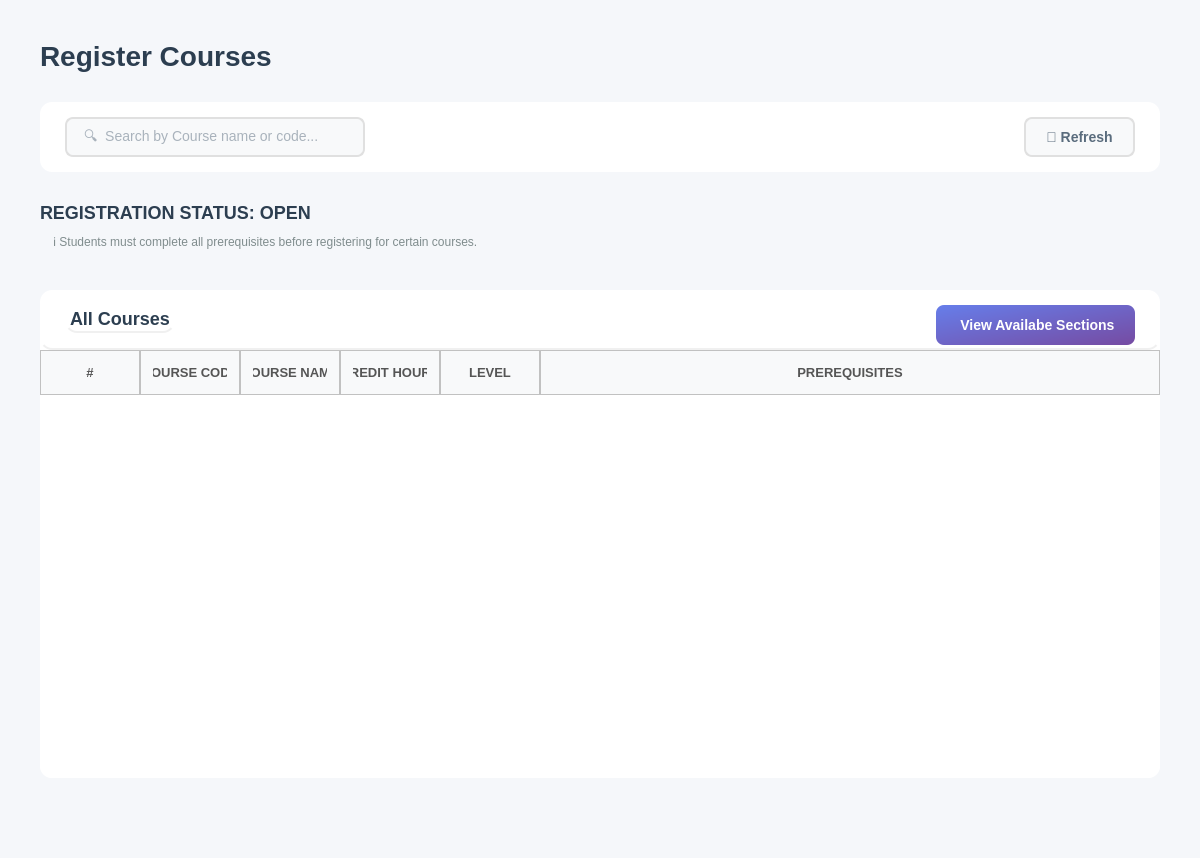
<?xml version="1.0" encoding="UTF-8"?>
<ui version="4.0">
 <class>RegisterCourses</class>
 <widget class="QWidget" name="RegisterCourses">
  <property name="geometry">
   <rect>
    <x>0</x>
    <y>0</y>
    <width>1200</width>
    <height>858</height>
   </rect>
  </property>
  <property name="windowTitle">
   <string>Course</string>
  </property>
  <property name="styleSheet">
   <string notr="true">background-color: #f5f7fa;</string>
  </property>
  <layout class="QVBoxLayout" name="mainLayout">
   <property name="spacing">
    <number>30</number>
   </property>
   <property name="leftMargin">
    <number>40</number>
   </property>
   <property name="topMargin">
    <number>40</number>
   </property>
   <property name="rightMargin">
    <number>40</number>
   </property>
   <property name="bottomMargin">
    <number>20</number>
   </property>
   <item>
    <layout class="QHBoxLayout" name="headerLayout">
     <item>
      <widget class="QLabel" name="labelTitle">
       <property name="styleSheet">
        <string notr="true">font-size: 28px; font-weight: bold; color: #2c3e50; background: transparent;</string>
       </property>
       <property name="text">
        <string>Register Courses</string>
       </property>
      </widget>
     </item>
     <item>
      <spacer name="headerSpacer">
       <property name="orientation">
        <enum>Qt::Orientation::Horizontal</enum>
       </property>
       <property name="sizeHint" stdset="0">
        <size>
         <width>40</width>
         <height>20</height>
        </size>
       </property>
      </spacer>
     </item>
    </layout>
   </item>
   <item>
    <widget class="QFrame" name="filterFrame">
     <property name="minimumSize">
      <size>
       <width>0</width>
       <height>70</height>
      </size>
     </property>
     <property name="maximumSize">
      <size>
       <width>16777215</width>
       <height>70</height>
      </size>
     </property>
     <property name="styleSheet">
      <string notr="true">background-color: white; border-radius: 12px;</string>
     </property>
     <property name="frameShape">
      <enum>QFrame::Shape::StyledPanel</enum>
     </property>
     <layout class="QHBoxLayout" name="filterLayout">
      <property name="leftMargin">
       <number>25</number>
      </property>
      <property name="topMargin">
       <number>15</number>
      </property>
      <property name="rightMargin">
       <number>25</number>
      </property>
      <property name="bottomMargin">
       <number>15</number>
      </property>
      <item>
       <widget class="QLineEdit" name="lineEditSearch">
        <property name="minimumSize">
         <size>
          <width>300</width>
          <height>40</height>
         </size>
        </property>
        <property name="maximumSize">
         <size>
          <width>200</width>
          <height>16777215</height>
         </size>
        </property>
        <property name="styleSheet">
         <string notr="true">QLineEdit {
    padding: 10px 15px;
    border: 2px solid #e0e0e0;
    border-radius: 8px;
    font-size: 14px;
    background-color: #f8f9fa;   /* light neutral background */
    color: #5a6c7d;             /* text color similar to buttons */
}

QLineEdit:focus {
    border-color: #f5576c;       /* accent border on focus */
    background-color: #ffffff;   /* slightly lighter when active */
}

QLineEdit:disabled {
    background-color: #ededed;   /* washed-out grey */
    color: #a1a8b3;             /* faded text */
}
</string>
        </property>
        <property name="placeholderText">
         <string>🔍  Search by Course name or code...</string>
        </property>
       </widget>
      </item>
      <item>
       <spacer name="filterSpacer">
        <property name="orientation">
         <enum>Qt::Orientation::Horizontal</enum>
        </property>
        <property name="sizeHint" stdset="0">
         <size>
          <width>40</width>
          <height>20</height>
         </size>
        </property>
       </spacer>
      </item>
      <item>
       <widget class="QPushButton" name="buttonRefresh">
        <property name="minimumSize">
         <size>
          <width>100</width>
          <height>40</height>
         </size>
        </property>
        <property name="cursor">
         <cursorShape>PointingHandCursor</cursorShape>
        </property>
        <property name="styleSheet">
         <string notr="true">QPushButton {
    background-color: #f8f9fa;     /* light grey background */
    color: #5a6c7d;               /* text color */
    border: 2px solid #e0e0e0;    /* default border */
    border-radius: 8px;
    font-size: 14px;
    font-weight: bold;
    padding: 10px 20px;
}

QPushButton:hover {
    border-color: #6c5ce7;        /* purplish-blue border on hover */
    color: #6c5ce7;               /* match text color to border */
}

QPushButton:pressed {
    background-color: #e0e0e0;    /* slightly darker grey when pressed */
    border-color: #6c5ce7;        /* keep border highlight */
    color: #6c5ce7;               /* text color */
}
</string>
        </property>
        <property name="text">
         <string>🔄 Refresh</string>
        </property>
       </widget>
      </item>
     </layout>
    </widget>
   </item>
   <item>
    <layout class="QVBoxLayout" name="Info">
     <property name="spacing">
      <number>0</number>
     </property>
     <property name="rightMargin">
      <number>0</number>
     </property>
     <item>
      <widget class="QLabel" name="labelStatus">
       <property name="styleSheet">
        <string notr="true">font-size: 18px; font-weight: bold; color: #2c3e50; background: transparent;</string>
       </property>
       <property name="text">
        <string>REGISTRATION STATUS: OPEN</string>
       </property>
      </widget>
     </item>
     <item>
      <widget class="QLabel" name="labelInfo">
       <property name="styleSheet">
        <string notr="true">font-size: 12px; color: #7f8c8d; background: transparent; padding: 10px;</string>
       </property>
       <property name="text">
        <string>ℹ️ Students must complete all prerequisites before registering for certain courses.</string>
       </property>
       <property name="wordWrap">
        <bool>true</bool>
       </property>
      </widget>
     </item>
    </layout>
   </item>
   <item>
    <widget class="QFrame" name="tableFrame">
     <property name="styleSheet">
      <string notr="true">background-color: white; border-radius: 12px;</string>
     </property>
     <property name="frameShape">
      <enum>QFrame::Shape::StyledPanel</enum>
     </property>
     <layout class="QVBoxLayout" name="tableMainLayout">
      <property name="spacing">
       <number>0</number>
      </property>
      <property name="leftMargin">
       <number>0</number>
      </property>
      <property name="topMargin">
       <number>0</number>
      </property>
      <property name="rightMargin">
       <number>0</number>
      </property>
      <property name="bottomMargin">
       <number>0</number>
      </property>
      <item>
       <widget class="QFrame" name="tableHeader">
        <property name="minimumSize">
         <size>
          <width>0</width>
          <height>60</height>
         </size>
        </property>
        <property name="maximumSize">
         <size>
          <width>16777215</width>
          <height>60</height>
         </size>
        </property>
        <property name="styleSheet">
         <string notr="true">background: transparent; border-bottom: 2px solid #f0f0f0;</string>
        </property>
        <property name="frameShape">
         <enum>QFrame::Shape::StyledPanel</enum>
        </property>
        <layout class="QHBoxLayout" name="tableHeaderLayout">
         <property name="leftMargin">
          <number>25</number>
         </property>
         <property name="topMargin">
          <number>15</number>
         </property>
         <property name="rightMargin">
          <number>25</number>
         </property>
         <property name="bottomMargin">
          <number>15</number>
         </property>
         <item>
          <widget class="QLabel" name="tableTitle">
           <property name="styleSheet">
            <string notr="true">font-size: 18px; font-weight: bold; color: #2c3e50; background: transparent;</string>
           </property>
           <property name="text">
            <string>All Courses</string>
           </property>
          </widget>
         </item>
         <item>
          <spacer name="tableHeaderSpacer">
           <property name="orientation">
            <enum>Qt::Orientation::Horizontal</enum>
           </property>
           <property name="sizeHint" stdset="0">
            <size>
             <width>40</width>
             <height>20</height>
            </size>
           </property>
          </spacer>
         </item>
         <item>
          <widget class="QPushButton" name="buttonViewSections">
           <property name="enabled">
            <bool>true</bool>
           </property>
           <property name="minimumSize">
            <size>
             <width>120</width>
             <height>40</height>
            </size>
           </property>
           <property name="cursor">
            <cursorShape>PointingHandCursor</cursorShape>
           </property>
           <property name="styleSheet">
            <string notr="true">QPushButton {
    background: qlineargradient(x1:0, y1:0, x2:1, y2:1, stop:0 #667EEA, stop:1 #764BA2);
    color: #ffffff;
    border: none;
    border-radius: 8px;
    font-size: 14px;
    font-weight: bold;
    padding: 10px 20px;
    transition: background 150ms;
}

QPushButton:hover {
    background: qlineargradient(x1:0, y1:0, x2:1, y2:1, stop:0 #4F63C6, stop:1 #5D3F9E);
}

QPushButton:pressed {
    background-color: #3C4A99;
}


QPushButton:disabled {
    background-color: #e0e0e0;
    color: #999999;
}
</string>
           </property>
           <property name="text">
            <string> View Availabe Sections</string>
           </property>
          </widget>
         </item>
        </layout>
       </widget>
      </item>
      <item>
       <widget class="QTableWidget" name="tableAllCourses">
        <property name="minimumSize">
         <size>
          <width>0</width>
          <height>300</height>
         </size>
        </property>
        <property name="styleSheet">
         <string notr="true">QTableWidget {
    border: none;
    background-color: white;
    gridline-color: #e5e5e5;      /* slightly darker for visibility */
    color: #222222;               /* matches QLineEdit text color */
    font-size: 14px;
}

QTableWidget::item {
    padding: 14px;
    border: none;
    color: #222222;               /* consistent text color */
}

QTableWidget::item:selected {
    background-color: #fcebed;  /* soft pink selection */
    color: #222222;             /* keep text readable */
}

QHeaderView::section {
    background-color: #f8f9fa;
    padding: 12px;
	border: 1px solid #c1c1c1; 
    font-size: 13px;
    color: #555555;               /* similar to readOnly QLineEdit text */
    font-weight: bold;
}
QTableWidget::item:focus {
    outline: none;
    border: none;
}
/* Removes weird selection rectangle */
QTableWidget::item:focus {
    outline: none;
    border: none;
}
QTableWidget::indicator {
    width: 18px;
    height: 18px;
}

QTableWidget::indicator:unchecked {
    border: 1px solid #b8b8b8;      /* soft grey border */
    background-color: #f8f8f8;      /* very light grey */
    border-radius: 3px;             /* slightly rounded */
}

QTableWidget::indicator:checked {
    border: 1px solid #5a5a5a;      /* darker grey when selected */
    background-color: #6c6c6c;      /* washed-out grey instead of harsh green */
    image: url(&quot;&quot;);                 /* remove default checkmark */
    border-radius: 3px;
}

QTableWidget::indicator:checked:hover,
QTableWidget::indicator:unchecked:hover {
    border-color: #3a3a3a;
}

QTableWidget::indicator:checked::after {
    content: &quot;&quot;;
    image: url(&quot;&quot;); /* no default checkmark */
}
/* ===== SCROLLBARS (VERTICAL &amp; HORIZONTAL) ===== */

/* Track */
QScrollBar:vertical, QScrollBar:horizontal {
    background: rgba(255, 255, 255, 0.05);  /* subtle track */
    border-radius: 6px;
    margin: 0px;  /* remove extra space */
}

/* Handle / Thumb */
QScrollBar::handle:vertical, QScrollBar::handle:horizontal {
    background: rgba(120, 120, 120, 0.35);  /* glassy thumb */
    border-radius: 6px;
    border: 1px solid rgba(255, 255, 255, 0.2); /* subtle highlight */
    min-height: 30px; /* vertical */
    min-width: 30px;  /* horizontal */
}

QScrollBar::handle:vertical:hover,
QScrollBar::handle:horizontal:hover {
    background: rgba(120, 120, 120, 0.55);
}

/* Buttons (up/down or left/right) */
QScrollBar::add-line:vertical, QScrollBar::sub-line:vertical,
QScrollBar::add-line:horizontal, QScrollBar::sub-line:horizontal {
    width: 16px;  /* horizontal buttons width */
    height: 16px; /* vertical buttons height */
    background: rgba(180, 180, 180, 0.35);
    border-radius: 4px;
}

/* Arrow icons */
QScrollBar::up-arrow:vertical, QScrollBar::down-arrow:vertical,
QScrollBar::left-arrow:horizontal, QScrollBar::right-arrow:horizontal {
    width: 6px;
    height: 6px;
    background: transparent;
}

/* Remove blank areas */
QScrollBar::add-page:vertical, QScrollBar::sub-page:vertical,
QScrollBar::add-page:horizontal, QScrollBar::sub-page:horizontal {
    background: none;
}

/* Sizes */
QScrollBar:vertical { width: 12px; }
QScrollBar:horizontal { height: 12px; }
</string>
        </property>
        <property name="editTriggers">
         <set>QAbstractItemView::EditTrigger::NoEditTriggers</set>
        </property>
        <property name="alternatingRowColors">
         <bool>true</bool>
        </property>
        <property name="selectionMode">
         <enum>QAbstractItemView::SelectionMode::ContiguousSelection</enum>
        </property>
        <property name="selectionBehavior">
         <enum>QAbstractItemView::SelectionBehavior::SelectRows</enum>
        </property>
        <property name="sortingEnabled">
         <bool>true</bool>
        </property>
        <property name="cornerButtonEnabled">
         <bool>true</bool>
        </property>
        <attribute name="horizontalHeaderHighlightSections">
         <bool>true</bool>
        </attribute>
        <attribute name="horizontalHeaderStretchLastSection">
         <bool>true</bool>
        </attribute>
        <attribute name="verticalHeaderVisible">
         <bool>false</bool>
        </attribute>
        <attribute name="verticalHeaderCascadingSectionResizes">
         <bool>true</bool>
        </attribute>
        <column>
         <property name="text">
          <string>#</string>
         </property>
        </column>
        <column>
         <property name="text">
          <string>COURSE CODE</string>
         </property>
        </column>
        <column>
         <property name="text">
          <string>COURSE NAME</string>
         </property>
        </column>
        <column>
         <property name="text">
          <string>CREDIT HOURS</string>
         </property>
        </column>
        <column>
         <property name="text">
          <string>LEVEL</string>
         </property>
        </column>
        <column>
         <property name="text">
          <string>PREREQUISITES</string>
         </property>
        </column>
       </widget>
      </item>
     </layout>
    </widget>
   </item>
   <item>
    <spacer name="verticalSpacer">
     <property name="orientation">
      <enum>Qt::Orientation::Vertical</enum>
     </property>
     <property name="sizeType">
      <enum>QSizePolicy::Policy::Maximum</enum>
     </property>
     <property name="sizeHint" stdset="0">
      <size>
       <width>20</width>
       <height>60</height>
      </size>
     </property>
    </spacer>
   </item>
  </layout>
 </widget>
 <resources/>
 <connections/>
</ui>
